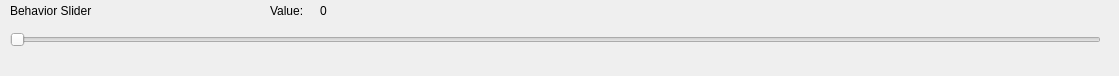
<?xml version="1.0" encoding="UTF-8"?>
<ui version="4.0">
 <class>sliderWidget</class>
 <widget class="QWidget" name="sliderWidget">
  <property name="windowModality">
   <enum>Qt::NonModal</enum>
  </property>
  <property name="geometry">
   <rect>
    <x>0</x>
    <y>0</y>
    <width>1119</width>
    <height>76</height>
   </rect>
  </property>
  <property name="windowTitle">
   <string>Form</string>
  </property>
  <widget class="QLabel" name="behaviorLabel">
   <property name="geometry">
    <rect>
     <x>10</x>
     <y>0</y>
     <width>101</width>
     <height>21</height>
    </rect>
   </property>
   <property name="font">
    <font>
     <pointsize>9</pointsize>
    </font>
   </property>
   <property name="text">
    <string>Behavior Slider</string>
   </property>
  </widget>
  <widget class="QLabel" name="sliderValueLabel">
   <property name="geometry">
    <rect>
     <x>320</x>
     <y>0</y>
     <width>31</width>
     <height>21</height>
    </rect>
   </property>
   <property name="font">
    <font>
     <pointsize>9</pointsize>
    </font>
   </property>
   <property name="text">
    <string>0</string>
   </property>
  </widget>
  <widget class="QSlider" name="behaviorSlider">
   <property name="geometry">
    <rect>
     <x>10</x>
     <y>30</y>
     <width>1091</width>
     <height>20</height>
    </rect>
   </property>
   <property name="orientation">
    <enum>Qt::Horizontal</enum>
   </property>
  </widget>
  <widget class="QLabel" name="label">
   <property name="geometry">
    <rect>
     <x>270</x>
     <y>0</y>
     <width>41</width>
     <height>21</height>
    </rect>
   </property>
   <property name="font">
    <font>
     <pointsize>9</pointsize>
    </font>
   </property>
   <property name="text">
    <string>Value:</string>
   </property>
  </widget>
  <widget class="QLabel" name="infoLabel">
   <property name="geometry">
    <rect>
     <x>120</x>
     <y>0</y>
     <width>141</width>
     <height>21</height>
    </rect>
   </property>
   <property name="font">
    <font>
     <pointsize>9</pointsize>
    </font>
   </property>
   <property name="text">
    <string/>
   </property>
  </widget>
 </widget>
 <resources/>
 <connections/>
</ui>
